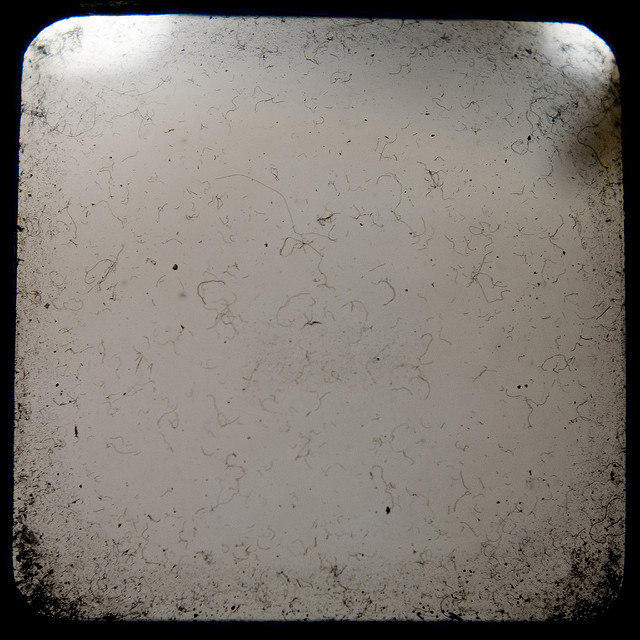
#> input picture app/app/stylization/photo_style/instagram_filters/decorations/viewfinders/film-10.jpg, 640 x 640 px
$ python warholify.py ../photo_style/instagram_filters/decorations/viewfinders/film-10.jpg   (Python 2 division)
#> lines starting #> are read from the running program, lines starting #| are printed output that depends on the picture
#!/usr/bin/python
# -*- coding: utf-8 -*-
"""see also https://github.com/mosesschwartz/warhol_effect"""
import sys

from PIL import Image

colorset = [
    {'bg': (255, 255, 0, 255), 'fg': (50, 9, 125, 255), 'skin': (118,
     192, 0, 255)},
    {'bg': (0, 122, 240, 255), 'fg': (255, 0, 112, 255), 'skin': (255,
     255, 0, 255)},
    {'bg': (50, 0, 130, 255), 'fg': (255, 0, 0, 255), 'skin': (243,
     145, 192, 255)},
    {'bg': (255, 126, 0, 255), 'fg': (134, 48, 149, 255), 'skin': (111,
     185, 248, 255)},
    {'bg': (255, 0, 0, 255), 'fg': (35, 35, 35, 255), 'skin': (255,
     255, 255, 255)},
    {'bg': (122, 192, 0, 255), 'fg': (255, 89, 0, 255), 'skin': (250,
     255, 160, 255)},
    {'bg': (0, 114, 100, 255), 'fg': (252, 0, 116, 255), 'skin': (250,
     250, 230, 255)},
    {'bg': (250, 255, 0, 255), 'fg': (254, 0, 0, 255), 'skin': (139,
     198, 46, 255)},
    {'bg': (253, 0, 118, 255), 'fg': (51, 2, 126, 255), 'skin': (255,
     105, 0, 255)},
    ]

fg_temp = 0
skin_temp = 128
bg_temp = 255


def getLUT(h):

    # return [fg_temp if i < 128 else bg_temp for i in range(256)]

    lut = []
    for i in range(256):
        if i < 86:
            lut.append(fg_temp)
        elif 86 < i < 172:
            lut.append(skin_temp)
        else:
            lut.append(bg_temp)
    return lut


def getHistogram(image):
    '''Ritorno un istogramma dei colori'''

    histogram = {}
    pixdata = image.convert('L').load()
    for y in xrange(image.size[1]):
        for x in xrange(image.size[0]):
            c = pixdata[x, y]
            histogram[c] = histogram.get(c, 0) + 1
    return histogram


class OriginalImage(object):

    def __init__(self, fname):
        self.image = Image.open(fname)
#> self.image is the input picture: PIL image 640x640 RGB; mean R, G, B 127.4, 121.6, 115
        h = getHistogram(self.image)
#> after the loop in getHistogram, `for y in xrange(image.size[1]):`: histogram = 256 items
#> h = 256 items
        self.lut = getLUT(h)
#> self.lut = 256 values, max 255 at index 86, min 0 at index 0, mean 127.2

    def bw(self):
        '''I colori pi\xf9 chiari (idealmento lo sfondo) dovrebbero essere trasformati in bianco'''

        self.image = self.image.convert('L')
#> self.image: PIL image 640x640 L
        self.image = self.image.point(self.lut)
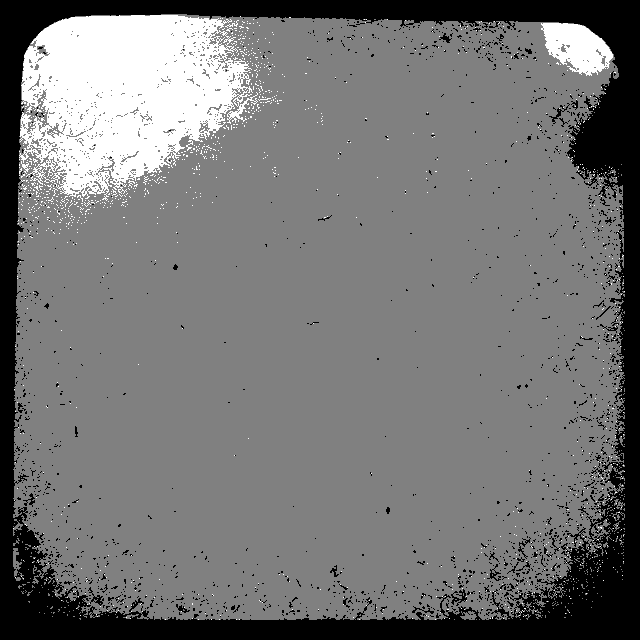
#> self.image: PIL image 640x640 L; min 0, max 255, mean 116.8
        self.image = self.image.convert('RGBA')
#> self.image: PIL image 640x640 RGBA

    def setFgColor(
        self,
        warhols,
        x,
        y,
        ):

        for (i, colors) in enumerate(colorset):
            pixdata = warhols[i]
            pixdata[x, y] = colors['fg']

    def setSkinColor(
        self,
        warhols,
        x,
        y,
        ):

        for (i, colors) in enumerate(colorset):
            pixdata = warhols[i]
            pixdata[x, y] = colors['skin']

    def setBgColor(
        self,
        warhols,
        x,
        y,
        ):

        ret = []
        for (i, colors) in enumerate(colorset):
            pixdata = warhols[i]
            pixdata[x, y] = colors['bg']

    def make_warhol(self, warhols):
        '''create a single warhol-serigraph-style image'''

        pixdata = self.image.load()
        for y in xrange(self.image.size[1]):
            for x in xrange(self.image.size[0]):
                if pixdata[x, y] == (fg_temp, fg_temp, fg_temp, 255):
                    self.setFgColor(warhols, x, y)
                if pixdata[x, y] == (skin_temp, skin_temp, skin_temp,
                        255):
                    self.setSkinColor(warhols, x, y)
                if pixdata[x, y] == (bg_temp, bg_temp, bg_temp, 255):
                    self.setBgColor(warhols, x, y)

    def warholify(self):
        self.bw()

        warhols = []
        warholsLoads = []
        for colors in colorset:
            im = self.image.copy().convert('RGBA')
            warhols.append(im)
            warholsLoads.append(im.load())
#> after the loop, warhols = 9 items; warholsLoads = 9 items

        self.make_warhol(warholsLoads)

        x = self.image.size[0]
#> x = 640
        y = self.image.size[1]
#> y = 640

        self.image = Image.new('RGB', (x * 3, y * 2))
#> self.image: PIL image 1920x1280 RGB; every value is 0
        self.image.paste(warhols[0], (0, 0))
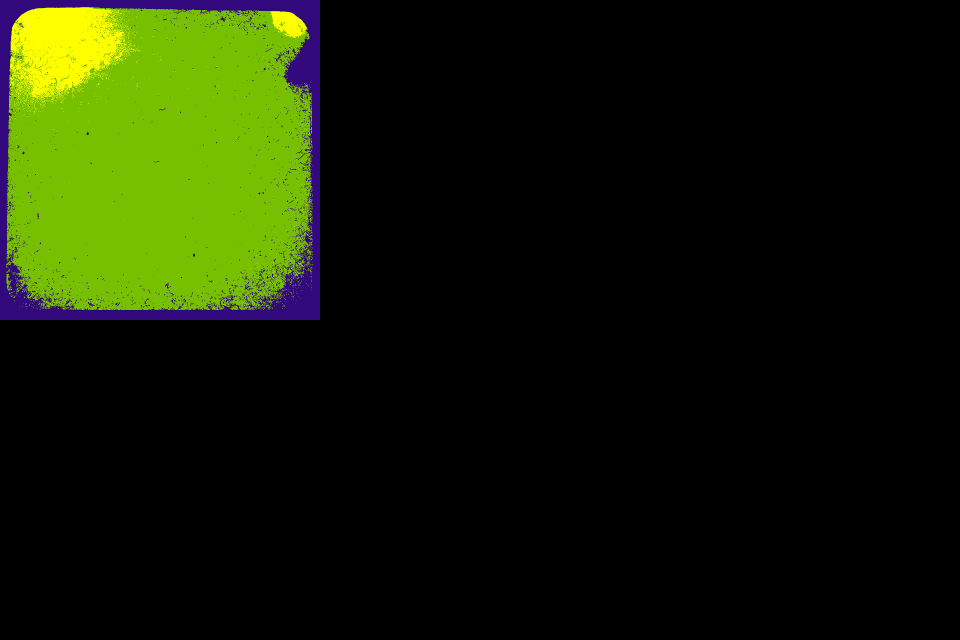
#> self.image: PIL image 1920x1280 RGB (shown at 1/2 size); mean R, G, B 19.6, 27.7, 3.5
        self.image.paste(warhols[1], (x, 0))
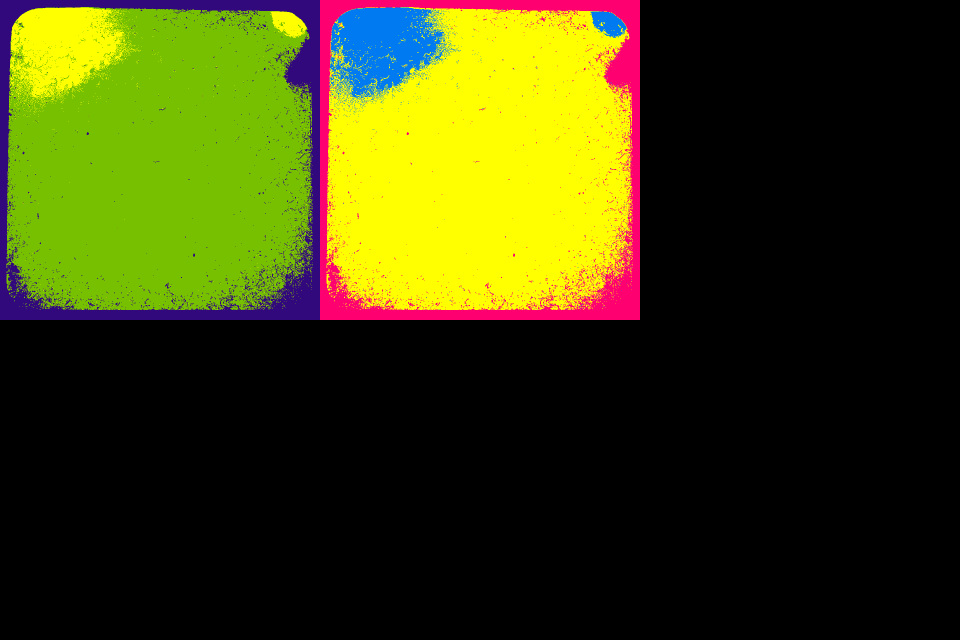
#> self.image: PIL image 1920x1280 RGB (shown at 1/2 size); mean R, G, B 58.7, 61.4, 9.8
        self.image.paste(warhols[2], (x * 2, 0))
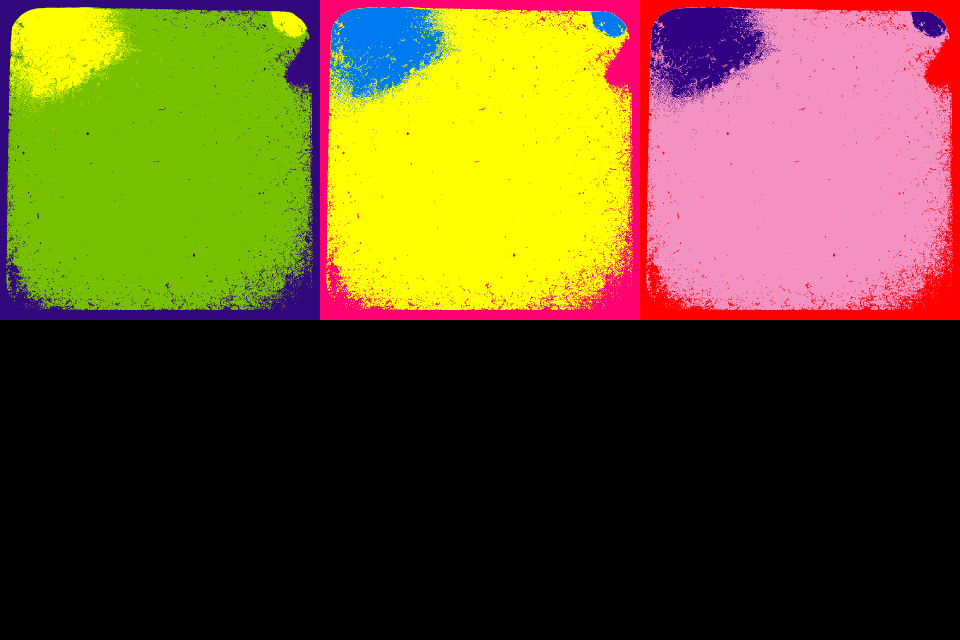
#> self.image: PIL image 1920x1280 RGB (shown at 1/2 size); mean R, G, B 96.9, 79.5, 35.6
        self.image.paste(warhols[3], (0, y))
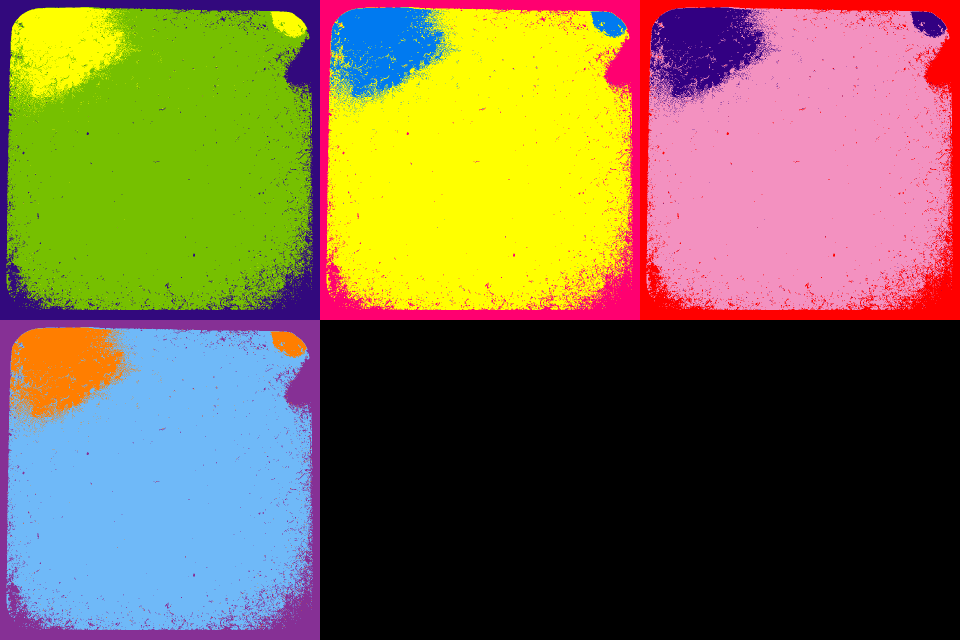
#> self.image: PIL image 1920x1280 RGB (shown at 1/2 size); mean R, G, B 118, 105.8, 70.9
        self.image.paste(warhols[4], (x, y))
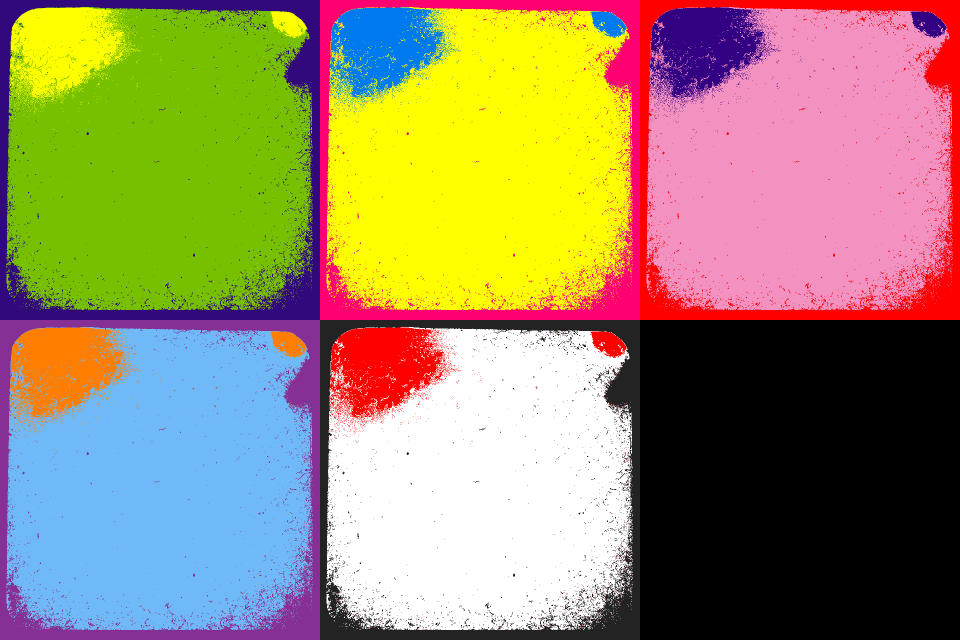
#> self.image: PIL image 1920x1280 RGB (shown at 1/2 size); mean R, G, B 154.4, 138.7, 103.8
        self.image.paste(warhols[5], (x * 2, y))
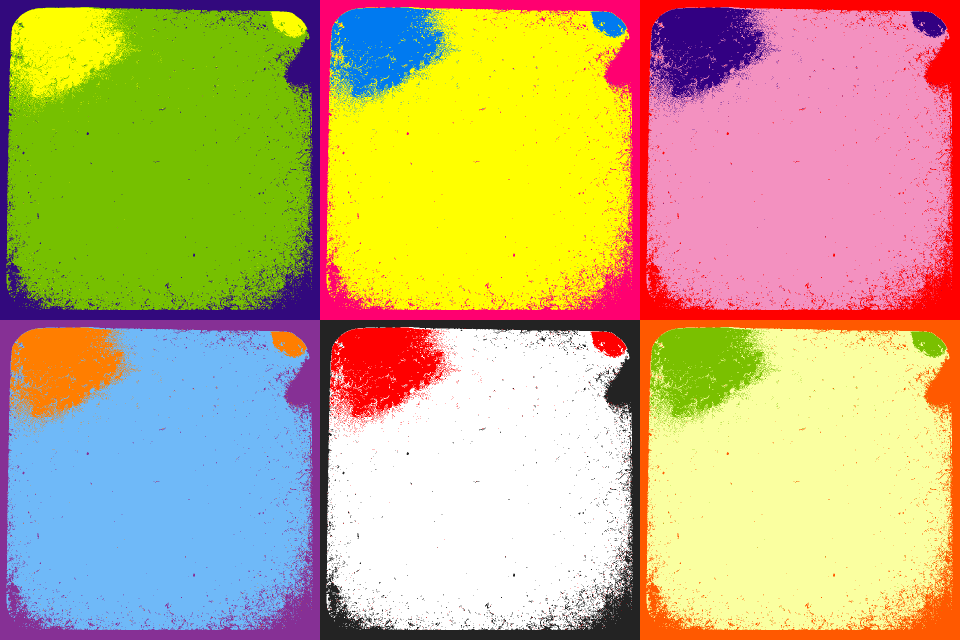
#> self.image: PIL image 1920x1280 RGB (shown at 1/2 size); mean R, G, B 194.5, 175.7, 123.9

    def save(self, fname):
        self.image.save(fname)


if __name__ == '__main__':
    try:
        fname = sys.argv[1]
        i = OriginalImage(sys.argv[1])
        i.warholify()
        i.save('out.png')
    except IndexError:
        print 'Usage: python main.py <file>'
